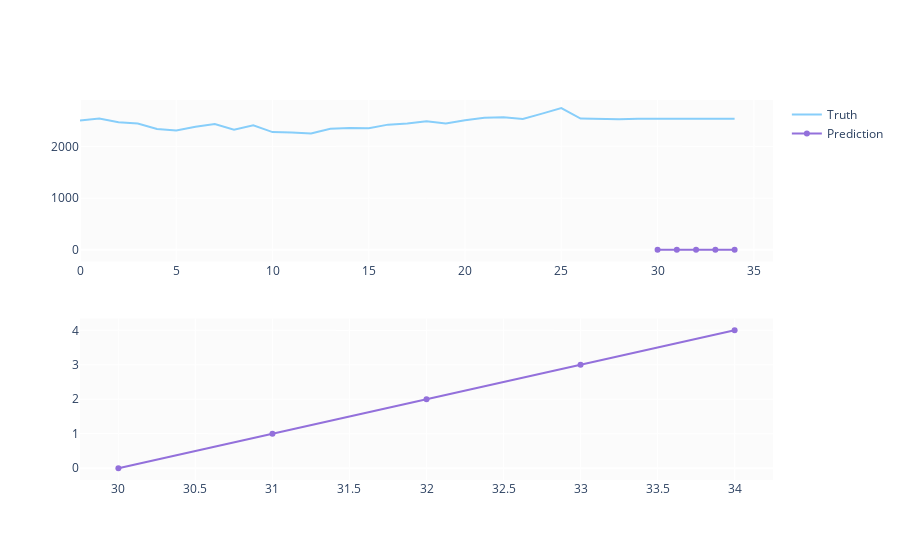

Here is the notebook cell this chart was saved with:
### Code cell
predicted_prices = df.loc[test_split_idx+1:].copy()
predicted_prices['Close Price'] = y_pred
predicted_prices.head()

fig = make_subplots(rows=2, cols=1)
fig.add_trace(go.Scatter(x=df.index, y=df['Close Price'],
                         name='Truth',
                         marker_color='LightSkyBlue'), row=1, col=1)

fig.add_trace(go.Scatter(x=predicted_prices.index,
                         y=predicted_prices['Close Price'],
                         name='Prediction',
                         marker_color='MediumPurple'), row=1, col=1)

fig.add_trace(go.Scatter(x=predicted_prices.index,
                         marker_color='MediumPurple',
                         showlegend=False), row=2, col=1)

fig.show()

### Figure 1 — Plotly figure (JSON) as saved in the notebook; plotly's stock layout.template omitted (floating-point values rounded to 4 significant figures)
{"data": [{"marker": {"color": "LightSkyBlue"}, "name": "Truth", "type": "scatter", "x": [0, 1, 2, 3, 4, 5, 6, 7, 8, 9, 10, 11, 12, 13, 14, 15, 16, 17, 18, 19, 20, 21, 22, 23, 24, 25, 26, 27, 28, 29, 30, 31, 32, 33, 34], "xaxis": "x", "y": [2498.0, 2537.0, 2468.0, 2443.0, 2337.0, 2306.0, 2378.0, 2434.0, 2323.0, 2409.0, 2276.0, 2270.0, 2248, 2341.0, 2356.0, 2349, 2420.0, 2442.0, 2484.0, 2442.0, 2506.0, 2552.0, 2564.0, 2530.0, 2634.0, 2741.0, 2539.0, 2528.0, 2524.0, 2536.0, 2536.0, 2536.0, 2536.0, 2536.0, 2536.0], "yaxis": "y"}, {"marker": {"color": "MediumPurple"}, "name": "Prediction", "type": "scatter", "x": [30, 31, 32, 33, 34], "xaxis": "x", "y": [2.446, 2.446, 2.446, 2.007, 1.806], "yaxis": "y"}, {"marker": {"color": "MediumPurple"}, "showlegend": false, "type": "scatter", "x": [30, 31, 32, 33, 34], "xaxis": "x2", "yaxis": "y2"}], "layout": {"xaxis": {"anchor": "y", "domain": [0, 1]}, "xaxis2": {"anchor": "y2", "domain": [0, 1]}, "yaxis": {"anchor": "x", "domain": [0.575, 1]}, "yaxis2": {"anchor": "x2", "domain": [0, 0.425]}}}
